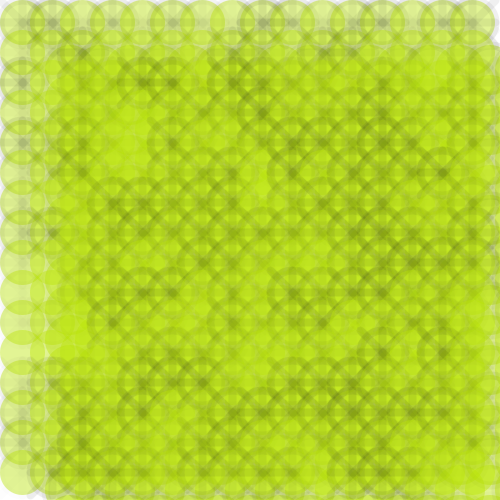
Frame 1 (no input)
Frame 60 (the mouse pressed at the canvas centre just before this capture): identical to frame 1, image omitted
Frame 120 (the mouse held since frame 60 and released just before this capture): identical to frame 1, image omitted

The Processing sketch that drew this single still picture (run headless with seeded random() and noise(); from frame 60 on, the mouse is pressed at the canvas centre):

// Processing sketch: processing_22924
// ── processing_22924.pde

int patternSeperationX = 30;
int patternSeperationY =30;


void setup(){
  size(500,500);
  smooth();
  background(255, 255, 255);
  
  
  fill(255,20);
  noStroke();
  rect(0,0,patternSeperationX,patternSeperationY);
  stroke(0);
  
  for(int i = 0; i < width/patternSeperationX; i++){
      for(int j = 0; j < height/patternSeperationY; j++){
        pushMatrix();
        translate(i*patternSeperationX, j*patternSeperationY);
        yourFunction();
        popMatrix();
      }
  }
  
}


void draw()
{

}


void yourFunction()
{
  strokeWeight(8);
  stroke(23,random(23));
  fill(188,229,8,110);
  ellipseMode(CENTER);
ellipse(22.5, 22.5, 45, 45);
ellipseMode(CORNER);
ellipse(45, 45, 50, 50);
line(0,0,45,45);
line(0,45,45,0);
line(22.5,0,22.5,45);
line(0,22.5,45,22.5);

}
   
